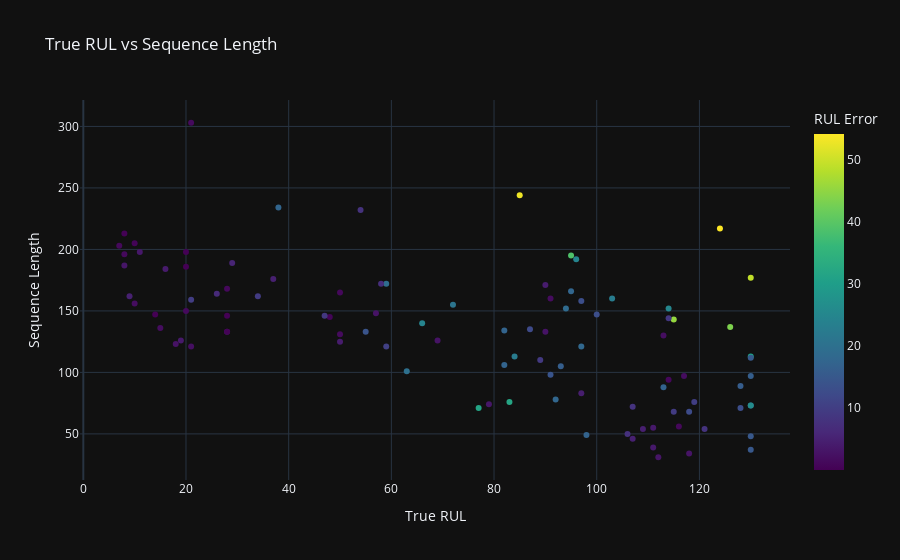
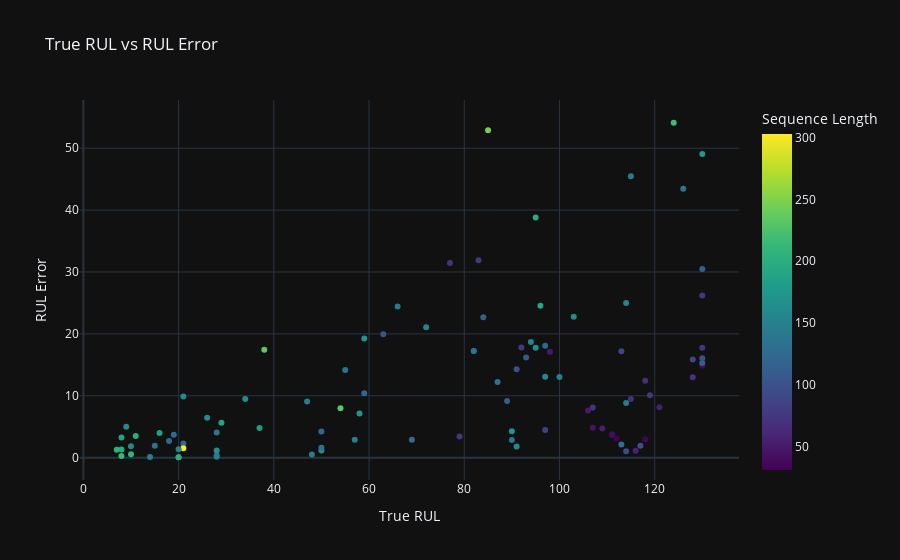
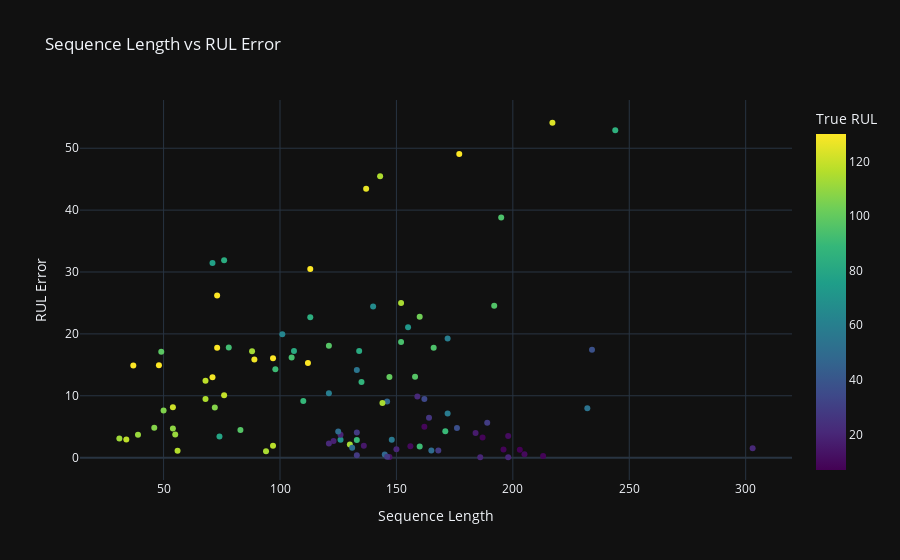

Source (notebook cell) for these figures, in order:
### Code cell
rul_seqlen_err = list() # np.zeros((100, 3))
model.eval()
with torch.no_grad():
    for i, (x, y) in enumerate(test_dataLoader):
        y_pred = model(x)[:, -1, :].item()
        true_rul = y[:, -1, :].item()
        rul_err = true_rul - y_pred
        rul_seqlen_err.append([true_rul, x.shape[1], rul_err])

rul_seqlen_err = np.array(rul_seqlen_err).T
rul_seqlen_err[2] = np.abs(rul_seqlen_err[2])

px.scatter(
    x=rul_seqlen_err[0],
    y=rul_seqlen_err[1],
    color=rul_seqlen_err[2],
    title='True RUL vs Sequence Length',
    labels={'x': 'True RUL', 'y': 'Sequence Length', 'color': 'RUL Error'},
    color_continuous_scale=px.colors.sequential.Viridis
).show()
px.scatter(
    x=rul_seqlen_err[0],
    y=rul_seqlen_err[2],
    color=rul_seqlen_err[1],
    title='True RUL vs RUL Error',
    labels={'x': 'True RUL', 'y': 'RUL Error', 'color': 'Sequence Length'},
    color_continuous_scale=px.colors.sequential.Viridis
).show()
px.scatter(
    x=rul_seqlen_err[1],
    y=rul_seqlen_err[2],
    color=rul_seqlen_err[0],
    title='Sequence Length vs RUL Error',
    labels={'x': 'Sequence Length', 'y': 'RUL Error', 'color': 'True RUL'},
    color_continuous_scale=px.colors.sequential.Viridis
).show()

# px.line(x=np.arange(1, len(true_rul) + 1), y=((true_rul - predicted_rul)).reshape(-1), title='RUL Error Over Time', labels={'x': 'Time', 'y': 'RUL Error'}, markers=False).show()

### Figure 1 — Plotly figure (JSON) as saved in the notebook; plotly's stock layout.template omitted (floating-point values rounded to 4 significant figures)
{"data": [{"hovertemplate": "True RUL=%{x}<br>Sequence Length=%{y}<br>RUL Error=%{marker.color}<extra></extra>", "legendgroup": "", "marker": {"color": [3.094, 17.13, 2.875, 17.22, 14.27, 16.19, 1.794, 17.77, 3.746, 24.54, 4.47, 54.12, 38.8, 4.824, 31.88, 22.7, 1.156, 4.058, 12.24, 4.001, 2.889, 3.708, 2.117, 0.06499, 14.94, 10.09, 24.44, 13.09, 4.246, 45.46, 1.304, 0.5278, 7.602, 1.26, 3.487, 3.713, 2.296, 4.222, 14.9, 0.4033, 2.693, 1.855, 19.24, 4.694, 24.99, 9.071, 17.76, 17.8, 1.521, 3.405, 8.849, 5.647, 6.438, 18.07, 30.48, 1.943, 22.78, 4.785, 1.049, 13.04, 9.897, 7.967, 21.08, 1.169, 12.99, 0.101, 31.47, 3.252, 8.157, 18.7, 12.43, 1.613, 15.31, 43.47, 17.2, 0.5654, 9.49, 8.12, 19.95, 2.868, 0.251, 4.977, 26.21, 7.132, 2.919, 9.139, 1.132, 9.489, 49.07, 0.1387, 17.46, 1.343, 52.93, 14.15, 15.87, 16.08, 17.22, 10.42, 1.919, 0.06945], "coloraxis": "coloraxis", "symbol": "circle"}, "mode": "markers", "name": "", "orientation": "v", "showlegend": false, "type": "scatter", "x": [112, 98, 69, 82, 91, 93, 91, 95, 111, 96, 97, 124, 95, 107, 83, 84, 50, 28, 87, 16, 57, 111, 113, 20, 130, 119, 66, 97, 90, 115, 8, 48, 106, 7, 11, 19, 21, 50, 130, 28, 18, 10, 59, 109, 114, 47, 130, 92, 21, 79, 114, 29, 26, 97, 130, 15, 103, 37, 114, 100, 21, 54, 72, 28, 128, 14, 77, 8, 121, 94, 118, 50, 130, 126, 113, 10, 34, 107, 63, 90, 8, 9, 130, 58, 118, 89, 116, 115, 130, 28, 38, 20, 85, 55, 128, 130, 82, 59, 117, 20], "xaxis": "x", "y": [31, 49, 126, 106, 98, 105, 160, 166, 55, 192, 83, 217, 195, 46, 76, 113, 165, 133, 135, 184, 148, 39, 130, 186, 48, 76, 140, 158, 171, 143, 196, 145, 50, 203, 198, 126, 121, 125, 37, 133, 123, 156, 172, 54, 152, 146, 73, 78, 303, 74, 144, 189, 164, 121, 113, 136, 160, 176, 94, 147, 159, 232, 155, 168, 71, 147, 71, 187, 54, 152, 68, 131, 112, 137, 88, 205, 162, 72, 101, 133, 213, 162, 73, 172, 34, 110, 56, 68, 177, 146, 234, 150, 244, 133, 89, 97, 134, 121, 97, 198], "yaxis": "y"}], "layout": {"coloraxis": {"colorbar": {"title": {"text": "RUL Error"}}, "colorscale": [[0, "#440154"], [0.1111, "#482878"], [0.2222, "#3e4989"], [0.3333, "#31688e"], [0.4444, "#26828e"], [0.5556, "#1f9e89"], [0.6667, "#35b779"], [0.7778, "#6ece58"], [0.8889, "#b5de2b"], [1, "#fde725"]]}, "legend": {"tracegroupgap": 0}, "title": {"text": "True RUL vs Sequence Length"}, "xaxis": {"anchor": "y", "domain": [0, 1], "title": {"text": "True RUL"}}, "yaxis": {"anchor": "x", "domain": [0, 1], "title": {"text": "Sequence Length"}}}}

### Figure 2 — Plotly figure (JSON) as saved in the notebook; plotly's stock layout.template omitted (floating-point values rounded to 4 significant figures)
{"data": [{"hovertemplate": "True RUL=%{x}<br>RUL Error=%{y}<br>Sequence Length=%{marker.color}<extra></extra>", "legendgroup": "", "marker": {"color": [31, 49, 126, 106, 98, 105, 160, 166, 55, 192, 83, 217, 195, 46, 76, 113, 165, 133, 135, 184, 148, 39, 130, 186, 48, 76, 140, 158, 171, 143, 196, 145, 50, 203, 198, 126, 121, 125, 37, 133, 123, 156, 172, 54, 152, 146, 73, 78, 303, 74, 144, 189, 164, 121, 113, 136, 160, 176, 94, 147, 159, 232, 155, 168, 71, 147, 71, 187, 54, 152, 68, 131, 112, 137, 88, 205, 162, 72, 101, 133, 213, 162, 73, 172, 34, 110, 56, 68, 177, 146, 234, 150, 244, 133, 89, 97, 134, 121, 97, 198], "coloraxis": "coloraxis", "symbol": "circle"}, "mode": "markers", "name": "", "orientation": "v", "showlegend": false, "type": "scatter", "x": [112, 98, 69, 82, 91, 93, 91, 95, 111, 96, 97, 124, 95, 107, 83, 84, 50, 28, 87, 16, 57, 111, 113, 20, 130, 119, 66, 97, 90, 115, 8, 48, 106, 7, 11, 19, 21, 50, 130, 28, 18, 10, 59, 109, 114, 47, 130, 92, 21, 79, 114, 29, 26, 97, 130, 15, 103, 37, 114, 100, 21, 54, 72, 28, 128, 14, 77, 8, 121, 94, 118, 50, 130, 126, 113, 10, 34, 107, 63, 90, 8, 9, 130, 58, 118, 89, 116, 115, 130, 28, 38, 20, 85, 55, 128, 130, 82, 59, 117, 20], "xaxis": "x", "y": [3.094, 17.13, 2.875, 17.22, 14.27, 16.19, 1.794, 17.77, 3.746, 24.54, 4.47, 54.12, 38.8, 4.824, 31.88, 22.7, 1.156, 4.058, 12.24, 4.001, 2.889, 3.708, 2.117, 0.06499, 14.94, 10.09, 24.44, 13.09, 4.246, 45.46, 1.304, 0.5278, 7.602, 1.26, 3.487, 3.713, 2.296, 4.222, 14.9, 0.4033, 2.693, 1.855, 19.24, 4.694, 24.99, 9.071, 17.76, 17.8, 1.521, 3.405, 8.849, 5.647, 6.438, 18.07, 30.48, 1.943, 22.78, 4.785, 1.049, 13.04, 9.897, 7.967, 21.08, 1.169, 12.99, 0.101, 31.47, 3.252, 8.157, 18.7, 12.43, 1.613, 15.31, 43.47, 17.2, 0.5654, 9.49, 8.12, 19.95, 2.868, 0.251, 4.977, 26.21, 7.132, 2.919, 9.139, 1.132, 9.489, 49.07, 0.1387, 17.46, 1.343, 52.93, 14.15, 15.87, 16.08, 17.22, 10.42, 1.919, 0.06945], "yaxis": "y"}], "layout": {"coloraxis": {"colorbar": {"title": {"text": "Sequence Length"}}, "colorscale": [[0, "#440154"], [0.1111, "#482878"], [0.2222, "#3e4989"], [0.3333, "#31688e"], [0.4444, "#26828e"], [0.5556, "#1f9e89"], [0.6667, "#35b779"], [0.7778, "#6ece58"], [0.8889, "#b5de2b"], [1, "#fde725"]]}, "legend": {"tracegroupgap": 0}, "title": {"text": "True RUL vs RUL Error"}, "xaxis": {"anchor": "y", "domain": [0, 1], "title": {"text": "True RUL"}}, "yaxis": {"anchor": "x", "domain": [0, 1], "title": {"text": "RUL Error"}}}}

### Figure 3 — Plotly figure (JSON) as saved in the notebook; plotly's stock layout.template omitted (floating-point values rounded to 4 significant figures)
{"data": [{"hovertemplate": "Sequence Length=%{x}<br>RUL Error=%{y}<br>True RUL=%{marker.color}<extra></extra>", "legendgroup": "", "marker": {"color": [112, 98, 69, 82, 91, 93, 91, 95, 111, 96, 97, 124, 95, 107, 83, 84, 50, 28, 87, 16, 57, 111, 113, 20, 130, 119, 66, 97, 90, 115, 8, 48, 106, 7, 11, 19, 21, 50, 130, 28, 18, 10, 59, 109, 114, 47, 130, 92, 21, 79, 114, 29, 26, 97, 130, 15, 103, 37, 114, 100, 21, 54, 72, 28, 128, 14, 77, 8, 121, 94, 118, 50, 130, 126, 113, 10, 34, 107, 63, 90, 8, 9, 130, 58, 118, 89, 116, 115, 130, 28, 38, 20, 85, 55, 128, 130, 82, 59, 117, 20], "coloraxis": "coloraxis", "symbol": "circle"}, "mode": "markers", "name": "", "orientation": "v", "showlegend": false, "type": "scatter", "x": [31, 49, 126, 106, 98, 105, 160, 166, 55, 192, 83, 217, 195, 46, 76, 113, 165, 133, 135, 184, 148, 39, 130, 186, 48, 76, 140, 158, 171, 143, 196, 145, 50, 203, 198, 126, 121, 125, 37, 133, 123, 156, 172, 54, 152, 146, 73, 78, 303, 74, 144, 189, 164, 121, 113, 136, 160, 176, 94, 147, 159, 232, 155, 168, 71, 147, 71, 187, 54, 152, 68, 131, 112, 137, 88, 205, 162, 72, 101, 133, 213, 162, 73, 172, 34, 110, 56, 68, 177, 146, 234, 150, 244, 133, 89, 97, 134, 121, 97, 198], "xaxis": "x", "y": [3.094, 17.13, 2.875, 17.22, 14.27, 16.19, 1.794, 17.77, 3.746, 24.54, 4.47, 54.12, 38.8, 4.824, 31.88, 22.7, 1.156, 4.058, 12.24, 4.001, 2.889, 3.708, 2.117, 0.06499, 14.94, 10.09, 24.44, 13.09, 4.246, 45.46, 1.304, 0.5278, 7.602, 1.26, 3.487, 3.713, 2.296, 4.222, 14.9, 0.4033, 2.693, 1.855, 19.24, 4.694, 24.99, 9.071, 17.76, 17.8, 1.521, 3.405, 8.849, 5.647, 6.438, 18.07, 30.48, 1.943, 22.78, 4.785, 1.049, 13.04, 9.897, 7.967, 21.08, 1.169, 12.99, 0.101, 31.47, 3.252, 8.157, 18.7, 12.43, 1.613, 15.31, 43.47, 17.2, 0.5654, 9.49, 8.12, 19.95, 2.868, 0.251, 4.977, 26.21, 7.132, 2.919, 9.139, 1.132, 9.489, 49.07, 0.1387, 17.46, 1.343, 52.93, 14.15, 15.87, 16.08, 17.22, 10.42, 1.919, 0.06945], "yaxis": "y"}], "layout": {"coloraxis": {"colorbar": {"title": {"text": "True RUL"}}, "colorscale": [[0, "#440154"], [0.1111, "#482878"], [0.2222, "#3e4989"], [0.3333, "#31688e"], [0.4444, "#26828e"], [0.5556, "#1f9e89"], [0.6667, "#35b779"], [0.7778, "#6ece58"], [0.8889, "#b5de2b"], [1, "#fde725"]]}, "legend": {"tracegroupgap": 0}, "title": {"text": "Sequence Length vs RUL Error"}, "xaxis": {"anchor": "y", "domain": [0, 1], "title": {"text": "Sequence Length"}}, "yaxis": {"anchor": "x", "domain": [0, 1], "title": {"text": "RUL Error"}}}}
